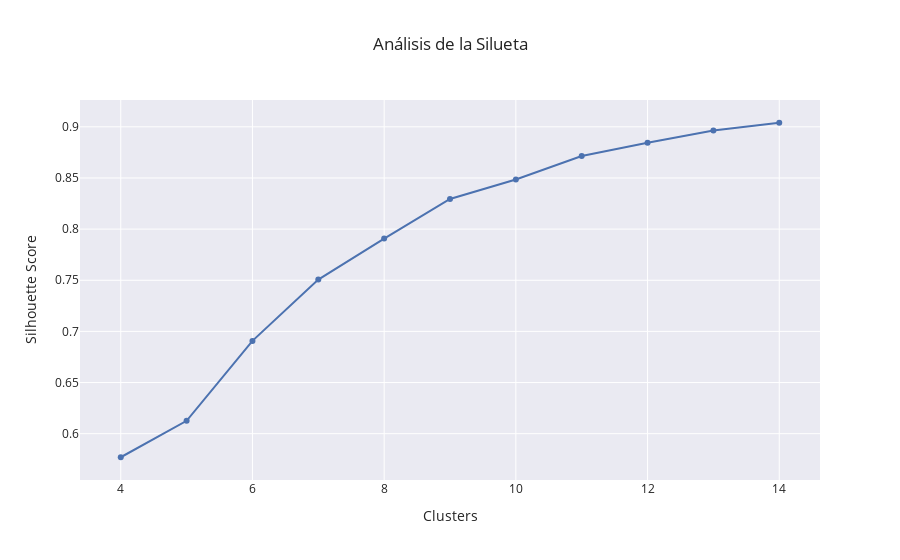

Here is the notebook cell this chart was saved with:
### Code cell
silhouette_scores = []
K = range(4,15)
for cluster_size in K:
    kmeans = cluster.KMeans(n_clusters=cluster_size, init='k-means++', random_state=200)
    labels = kmeans.fit(df_kmeans).labels_
    silhouette_score = metrics.silhouette_score(df_kmeans, 
                                                labels, 
                                                metric='euclidean', 
                                                sample_size=30000, 
                                                random_state=200)
    
    silhouette_scores.append(silhouette_score)

df_2 = pd.DataFrame({'Clusters': K, 'Silhouette Score': silhouette_scores})
fig = (px.line(df_2, x='Clusters', y='Silhouette Score',title = 'Análisis de la Silueta', template='seaborn')).update_traces(mode='lines+markers')
fig.show()

### Figure 1 — Plotly figure (JSON) as saved in the notebook; plotly's stock layout.template omitted (floating-point values rounded to 4 significant figures)
{"data": [{"hovertemplate": "Clusters=%{x}<br>Silhouette Score=%{y}<extra></extra>", "legendgroup": "", "line": {"color": "rgb(76,114,176)", "dash": "solid"}, "marker": {"symbol": "circle"}, "mode": "lines+markers", "name": "", "orientation": "v", "showlegend": false, "type": "scatter", "x": [4, 5, 6, 7, 8, 9, 10, 11, 12, 13, 14], "xaxis": "x", "y": [0.577, 0.6126, 0.6907, 0.7507, 0.7907, 0.8295, 0.8485, 0.8715, 0.8843, 0.8964, 0.904], "yaxis": "y"}], "layout": {"legend": {"tracegroupgap": 0}, "title": {"text": "Análisis de la Silueta"}, "xaxis": {"anchor": "y", "domain": [0, 1], "title": {"text": "Clusters"}}, "yaxis": {"anchor": "x", "domain": [0, 1], "title": {"text": "Silhouette Score"}}}}
